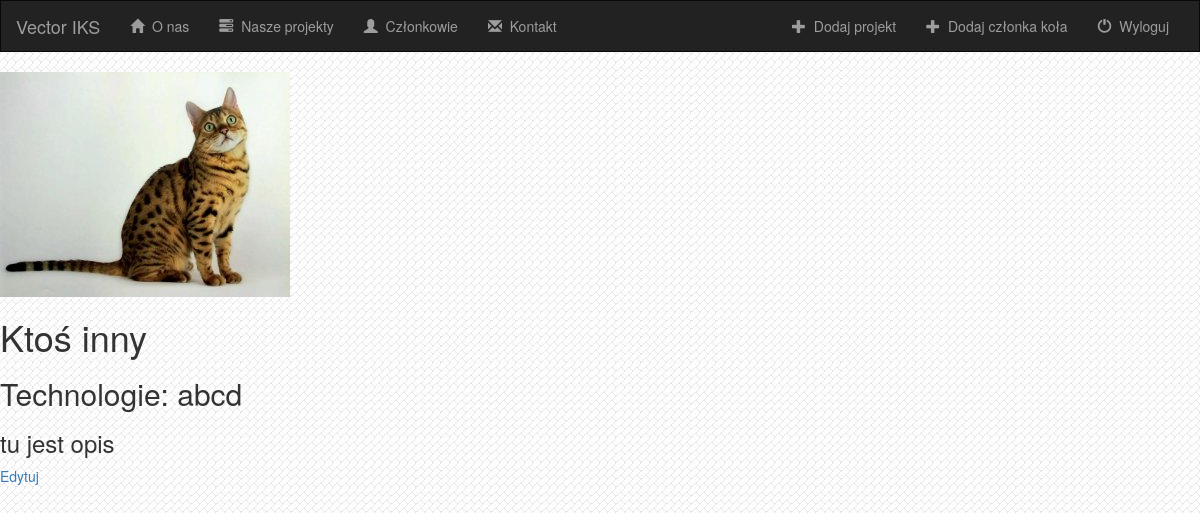
/members/3/, run on the app's committed database.
### members/models.py (models this page shows, shortened)
class Member(models.Model):
    name = models.CharField(max_length=200)
    technologies = models.CharField(max_length=500)
    photo = models.FileField()
    more = models.TextField()

### members/views.py (the view)
# urls.py: url(r'^(?P<pk>[0-9]+)/$', views.DetailView.as_view(), name='detail'),
class DetailView(generic.DetailView):
    model = Member
    template_name = 'members/detail.html'

### members/templates/members/detail.html (shortened to what this page needs)
{% extends 'members/base.html' %}
{% load staticfiles %}
{% block body %}
<img src="{{ member.photo }}"><br>
<h1>{{ member.name }}</h1>
<h2>Technologie: {{ member.technologies }}</h2>
<h3>{{ member.more }}</h3>
<a href="{% url 'members:member-update' member.id %}">Edytuj</a>
{% endblock %}

### members/static/members/style.css (style rules this page uses)
body { background: white url("images/background.png"); }

### data on the page
Member: photo (picture), name "Ktoś inny", technologies "abcd", more "tu jest opis"
